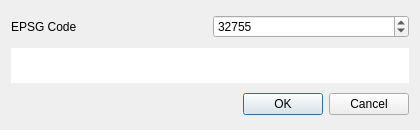
<?xml version="1.0" encoding="UTF-8"?>
<ui version="4.0">
 <class>Dialog</class>
 <widget class="QDialog" name="Dialog">
  <property name="geometry">
   <rect>
    <x>0</x>
    <y>0</y>
    <width>420</width>
    <height>130</height>
   </rect>
  </property>
  <property name="minimumSize">
   <size>
    <width>420</width>
    <height>130</height>
   </size>
  </property>
  <property name="maximumSize">
   <size>
    <width>16777215</width>
    <height>16777215</height>
   </size>
  </property>
  <property name="windowTitle">
   <string>Select EPSG for Geotiff</string>
  </property>
  <layout class="QVBoxLayout" name="verticalLayout">
   <item>
    <layout class="QHBoxLayout" name="horizontalLayout_2">
     <item>
      <widget class="QLabel" name="label">
       <property name="minimumSize">
        <size>
         <width>0</width>
         <height>0</height>
        </size>
       </property>
       <property name="maximumSize">
        <size>
         <width>16777215</width>
         <height>16777215</height>
        </size>
       </property>
       <property name="text">
        <string>EPSG Code</string>
       </property>
      </widget>
     </item>
     <item>
      <widget class="QSpinBox" name="spinBox">
       <property name="minimumSize">
        <size>
         <width>0</width>
         <height>0</height>
        </size>
       </property>
       <property name="maximumSize">
        <size>
         <width>16777215</width>
         <height>16777215</height>
        </size>
       </property>
       <property name="whatsThis">
        <string>EPSG Code for Spatial Reference (2000 - 32766).</string>
       </property>
       <property name="minimum">
        <number>2000</number>
       </property>
       <property name="maximum">
        <number>32766</number>
       </property>
       <property name="value">
        <number>32755</number>
       </property>
      </widget>
     </item>
    </layout>
   </item>
   <item>
    <widget class="QPlainTextEdit" name="textEdit">
     <property name="minimumSize">
      <size>
       <width>0</width>
       <height>30</height>
      </size>
     </property>
     <property name="maximumSize">
      <size>
       <width>16777215</width>
       <height>35</height>
      </size>
     </property>
     <property name="whatsThis">
      <string>Name of the EPSG reference.</string>
     </property>
     <property name="frameShape">
      <enum>QFrame::NoFrame</enum>
     </property>
    </widget>
   </item>
   <item>
    <layout class="QHBoxLayout" name="horizontalLayout">
     <item>
      <spacer name="horizontalSpacer">
       <property name="orientation">
        <enum>Qt::Horizontal</enum>
       </property>
       <property name="sizeHint" stdset="0">
        <size>
         <width>40</width>
         <height>20</height>
        </size>
       </property>
      </spacer>
     </item>
     <item>
      <widget class="QDialogButtonBox" name="buttonBox">
       <property name="minimumSize">
        <size>
         <width>0</width>
         <height>0</height>
        </size>
       </property>
       <property name="maximumSize">
        <size>
         <width>16777215</width>
         <height>16777215</height>
        </size>
       </property>
       <property name="orientation">
        <enum>Qt::Horizontal</enum>
       </property>
       <property name="standardButtons">
        <set>QDialogButtonBox::Cancel|QDialogButtonBox::Ok</set>
       </property>
      </widget>
     </item>
    </layout>
   </item>
  </layout>
 </widget>
 <resources/>
 <connections>
  <connection>
   <sender>buttonBox</sender>
   <signal>accepted()</signal>
   <receiver>Dialog</receiver>
   <slot>accept()</slot>
   <hints>
    <hint type="sourcelabel">
     <x>248</x>
     <y>254</y>
    </hint>
    <hint type="destinationlabel">
     <x>157</x>
     <y>274</y>
    </hint>
   </hints>
  </connection>
  <connection>
   <sender>buttonBox</sender>
   <signal>rejected()</signal>
   <receiver>Dialog</receiver>
   <slot>reject()</slot>
   <hints>
    <hint type="sourcelabel">
     <x>316</x>
     <y>260</y>
    </hint>
    <hint type="destinationlabel">
     <x>286</x>
     <y>274</y>
    </hint>
   </hints>
  </connection>
 </connections>
</ui>
